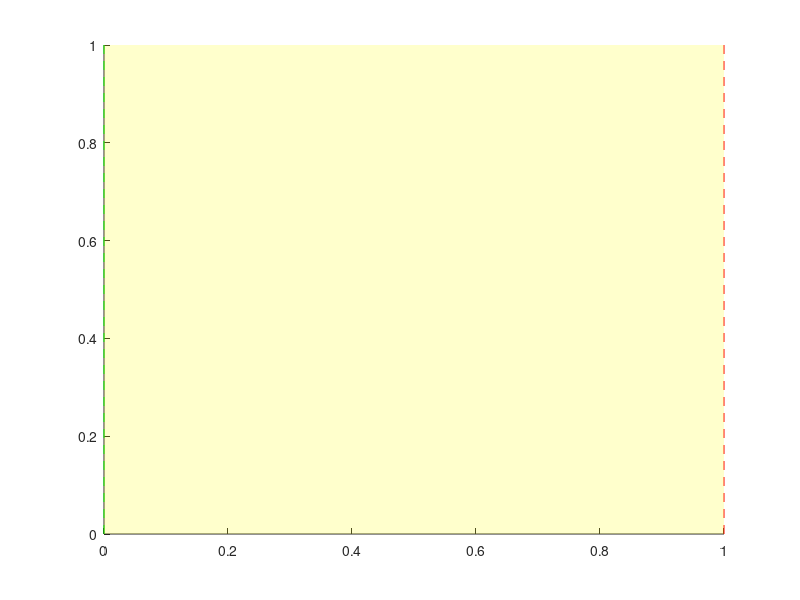

MATLAB code for this plot: (Note: this script raises an error after producing the figure.)
function [left,right,button,flag]=get_xrange(varargin)

%allows user to select range of x axis values with mouse from current axis
%select left value with left button
%select right value with middle or right button
%hit any key (except q) when done
%q to quit without changing values
%the key value is returned as button
%flag is set to 1 if legal changes were made

if nargin == 0
  do_patch = 1;
  h_axis = gca;
elseif nargin == 1
  do_patch = varargin{1};
  h_axis = gca;
elseif nargin > 1
  do_patch = varargin{1};
  h_axis = varargin{2};
end

%initial values from current axes
xlim=get(gca,'xlim');
ylim=get(gca,'ylim');
xmin=xlim(1);
xmax=xlim(2);
ymin=ylim(1);
ymax=ylim(2);

%default values
left=xmin;
right=xmax;
button=1;
flag=0;  % no change state

%plot default lines

h_left=line([left left],[ymin ymax],'color',[0,1,0],'LineStyle','--');
h_right=line([right right],[ymin ymax],'color',[1,0,0],'LineStyle','--');

if do_patch
  h_patch = patch('xdata',[left left right right], ...
                  'ydata',[ymin ymax ymax ymin], ...
                  'FaceAlpha', 0.2, 'FaceColor', 'y', ...
                  'LineStyle', 'none');
end

while ~isempty(button) & ((button == 1) | (button == 2) | (button == 3))

  [xval,y,button]=myginput(1,h_axis)
  
  if ~isempty(button)   
    if (button == 1)
      left=max(xval,xmin);
      left=min(left,xmax);
      set(h_left,'xdata',[left left]) 
      if do_patch
        if left < right
          set(h_patch,'xdata',[left left right right], ...
                      'ydata',[ymin ymax ymax ymin], 'Visible','on');
        else
          set(h_patch,'Visible','off')
        end
      end
    elseif (button == 2) | (button == 3)
      right=min(xval,xmax);
      right=max(right,xmin);
      set(h_right,'xdata',[right right])     %move line
      if do_patch
        if left < right
          set(h_patch,'xdata',[left left right right],'ydata',[ymin ...
                              ymax ymax ymin],'Visible','on');
        else
          set(h_patch,'Visible','off')
        end
      end
    end
  end

end
 

%if quiting, or illegal values, or no change leave values unchanged
%and set flag to 0

if (left == xmin) & (right == xmax)
   flag  = 0;
elseif (left >= right) | strcmp(char(button),'q')   
   left=xmin
   right=xmax
   flag = 0;
else
   flag = 1
end

%delete lines

delete(h_left)
delete(h_right)
if do_patch
  delete(h_patch)
end


     
